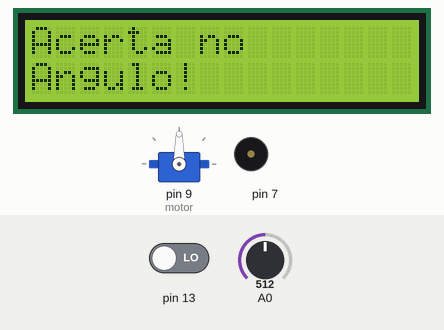
Bench run of a sketch on a simulated Arduino Uno, built with avr-gcc and run on an emulated ATmega328P. Parts: 16×2 character LCD, servo, buzzer (waves = sounding). The test bench sets the inputs (shaded band); at power-on: pin 13 LOW, A0 = 512. Random numbers use the default seed unless the sketch sets one.

Above: at 1.0 s.
At 2.8 s:
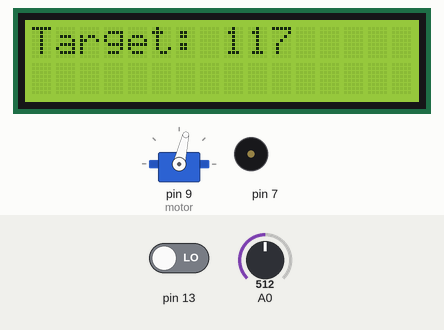
2.9 s: pin 13 driven HIGH
At 3.7 s:
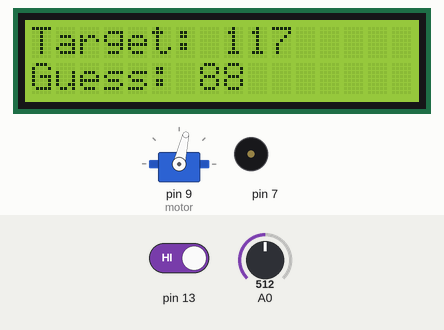
At 4.3 s:
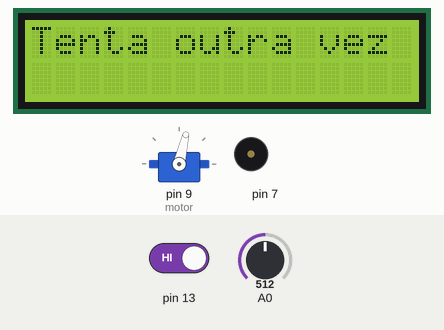
Timing chart, 0 to 5.9 s (numbered marks = the images above; inputs shaded):
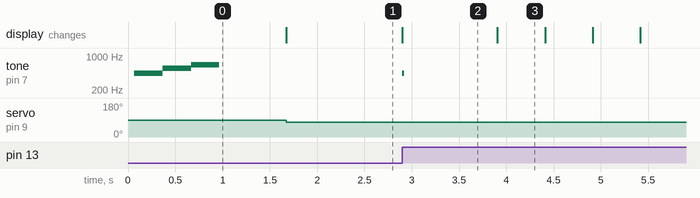

The sketch:

Jogo.ino
```cpp
#include <LiquidCrystal.h>
#include <Servo.h>

Servo motor;
LiquidCrystal lcd(12, 11, 5, 4, 3, 2);

int angle;
int angle_deg;
int botao = 0;
int certo;
int valor;

void setup() {
  //Para o Random Funcionar
  randomSeed(analogRead(A1));

  // Setup de LCD e Servo
  lcd.begin(16, 2);
  motor.attach(9);

  //Loop de Menus
  menu();
}

void loop() {
  //resposta certa
  certo = random(0, 179);

  lcd.clear();
  lcd.print("Target: ");
  lcd.print(certo);

  guess(certo);
  delay(500);
}

void menu(){
  //Menu Inicial
  lcd.clear();
  lcd.print("Acerta no");
  lcd.setCursor(0, 1);
  lcd.print("Angulo!");
  //Musica
  tone(7, 440, 300);
  delay(300);
  tone(7, 554.37, 300);
  delay(300);
  tone(7, 660, 300);
  delay(1000);
}

void guess(int c) {

  botao = digitalRead(13);

  while (botao == LOW) {
    //Game Loop

    valor = analogRead(A0);
    botao = digitalRead(13);

    //Passa para angulos
    angle = map(valor, 0, 1023, 0, 155);
    angle_deg = map(angle, 0, 155, 0, 179);

    //Mexe o Servo
    motor.write(angle);

    if (botao == HIGH && abs(angle_deg - c) < 10 && !(abs(angle_deg - c) == 0)){
        tone(7, 440, 20);
        lcd.setCursor(0, 1);
        lcd.print("Guess: ");
        lcd.print(angle_deg);
        delay(1000);
        lcd.clear();
        tone(7, 660, 50);
        lcd.print("Parabens");

    } else if (botao == HIGH && abs(angle_deg - c) > 10){
        tone(7, 440, 20);
        lcd.setCursor(0, 1);
        lcd.print("Guess: ");
        lcd.print(angle_deg);
        delay(1000);
        lcd.clear();
        lcd.print("Tenta outra vez");
    } else if (botao == HIGH && angle_deg == c) {
        tone(7, 440, 20);
        lcd.clear();
        tone(7, 800, 50);
        lcd.print("Perfeito!");
        delay(1000);
    }
  }
}
```

Measured:
- after the input at 2.9 s, tone on pin 7: silent → 440 Hz at once, → silent 0.02 s later; the display: changes at once (image 2)
- what the display in image 2 shows lasts 1.0 s, from 2.9 s to 3.9 s
- what the display in image 3 shows lasts 0.5 s, from 3.9 s to 4.4 s
